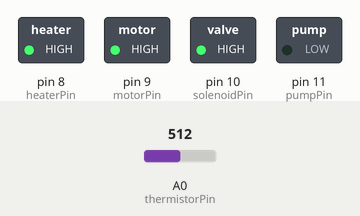
A sketch run on a simulated Arduino Uno, built with avr-gcc and run on an emulated ATmega328P. Parts: switched loads named in the sketch (green lamp = pin HIGH). Inputs (shaded band) come from the test bench; at power-on: A0 (thermistorPin) = 512.

Above: at 0.1 s.
At 30.1 s:
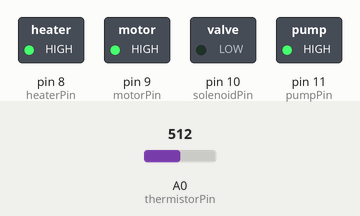
At 120.1 s:
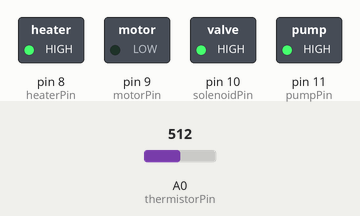
Timing chart, 0 to 121.6 s (numbered marks = the images above):
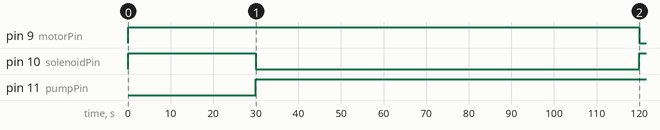

Measured:
- by itself, pin 9 (motorPin): HIGH → LOW at 120 s
- by itself, pin 10 (solenoidPin): HIGH → LOW at 30.0 s, → HIGH 90.0 s later
- by itself, pin 11 (pumpPin): LOW → HIGH at 30.0 s

The sketch:

dishwasher.ino
```cpp
/*

Name: Cool Dishwasher
Author: kizza
Date: 29.05.2018

 */

#define RELAY_ON LOW
#define RELAY_OFF HIGH
#define MAX_TEMP 700

const int pumpPin = 11;     //In1
const int solenoidPin = 10; //In2
const int motorPin = 9;     //In3
const int heaterPin = 8;    //In4
//int soapPin = 11;

int thermistorPin = 0;
int thermistorVal = 0;

unsigned long ONE_SEC = 1000UL;

unsigned long time;

int fillState = 0;
int washState = 0;
int heatState = 0;
int rinseState = 0;
int drainState = 1;
int restState = 0;
int doneState = 0;

void setup() {

  Serial.begin(9600);
  pinMode(pumpPin, OUTPUT);
  pinMode(solenoidPin, OUTPUT);
  pinMode(motorPin, OUTPUT);
  pinMode(heaterPin, OUTPUT);

  digitalWrite(pumpPin, RELAY_OFF);
  digitalWrite(solenoidPin, RELAY_OFF);
  digitalWrite(motorPin, RELAY_OFF);
  digitalWrite(heaterPin, RELAY_OFF);

}

void loop() {
    // time since current program stated running
    time = millis();
    thermistorVal = analogRead(thermistorPin);     // read the input pin

    if(thermistorVal > MAX_TEMP) {
        digitalWrite(heaterPin, RELAY_OFF);
    }

    if(fillState == 1) {
        digitalWrite(pumpPin, RELAY_OFF);
        digitalWrite(solenoidPin, RELAY_ON);
        digitalWrite(motorPin, RELAY_OFF);
        digitalWrite(heaterPin, RELAY_OFF);
        drainState = 0;
    }

    if(washState == 1) {
        digitalWrite(pumpPin, RELAY_OFF);
        digitalWrite(solenoidPin, RELAY_OFF);
        digitalWrite(motorPin, RELAY_ON);

        if(heatState == 1 && thermistorVal < MAX_TEMP) {
            digitalWrite(heaterPin, RELAY_ON);
        }
        else {
            digitalWrite(heaterPin, RELAY_OFF);
        }
        fillState = 0;
    }

    if(drainState == 1) {
        digitalWrite(pumpPin, RELAY_ON);
        digitalWrite(solenoidPin, RELAY_OFF);
        digitalWrite(motorPin, RELAY_OFF);
        digitalWrite(heaterPin, RELAY_OFF);
        restState = 0;
        washState = 0;
        heatState = 0;
    }

    if(restState == 1) {
        digitalWrite(pumpPin, RELAY_OFF);
        digitalWrite(solenoidPin, RELAY_OFF);
        digitalWrite(motorPin, RELAY_OFF);

        if(heatState == 1 && thermistorVal < MAX_TEMP) {
            digitalWrite(heaterPin, RELAY_ON);
        }
        else {
            digitalWrite(heaterPin, RELAY_OFF);
        }

        fillState = 0;
        washState = 0;
        rinseState = 0;
        drainState = 0;
    }

    if(doneState == 1) {
        digitalWrite(pumpPin, RELAY_OFF);
        digitalWrite(solenoidPin, RELAY_OFF);
        digitalWrite(motorPin, RELAY_OFF);
        digitalWrite(heaterPin, RELAY_OFF);
        fillState = 0;
        washState = 0;
        rinseState = 0;
        restState = 0;
        drainState = 0;
        heatState = 0;
    }

    if(time > ONE_SEC*30 && time < ONE_SEC*120) {
        fillState = 1;
    }
    //1800 secs == 30 minutes
    if(time > ONE_SEC*120 && time < ONE_SEC*2400) {
        washState = 1;
    }

    if(time > ONE_SEC*2460 && time < ONE_SEC*3330) {
        heatState = 1;
    }

    if(time > ONE_SEC*2430 && time < ONE_SEC*3330) {
        restState = 1;
    }

    if(time > ONE_SEC*2900 && time < ONE_SEC*3330) {
        heatState = 0;
    }

    if(time > ONE_SEC*3330 && time < ONE_SEC*3410) {
        drainState = 1;
    }

    if(time > ONE_SEC*3410 && time < ONE_SEC*3530) {
        fillState = 1;
    }

    //3000 secs == 50 minutes
    if(time > ONE_SEC*3530 && time < ONE_SEC*4130) {
        washState = 1;
        heatState = 1;
    }
    // wait for five minutes for water to heat up
    // this will dry dishers quicker
    if(time > ONE_SEC*4130 && time < ONE_SEC*4430) {
        restState = 1;
        heatState = 1;
    }

    if(time > ONE_SEC*4430 && time < ONE_SEC*4515) {
        drainState = 1;
    }

    if(time > ONE_SEC*4515) {
        doneState = 1;
    }
}
```
